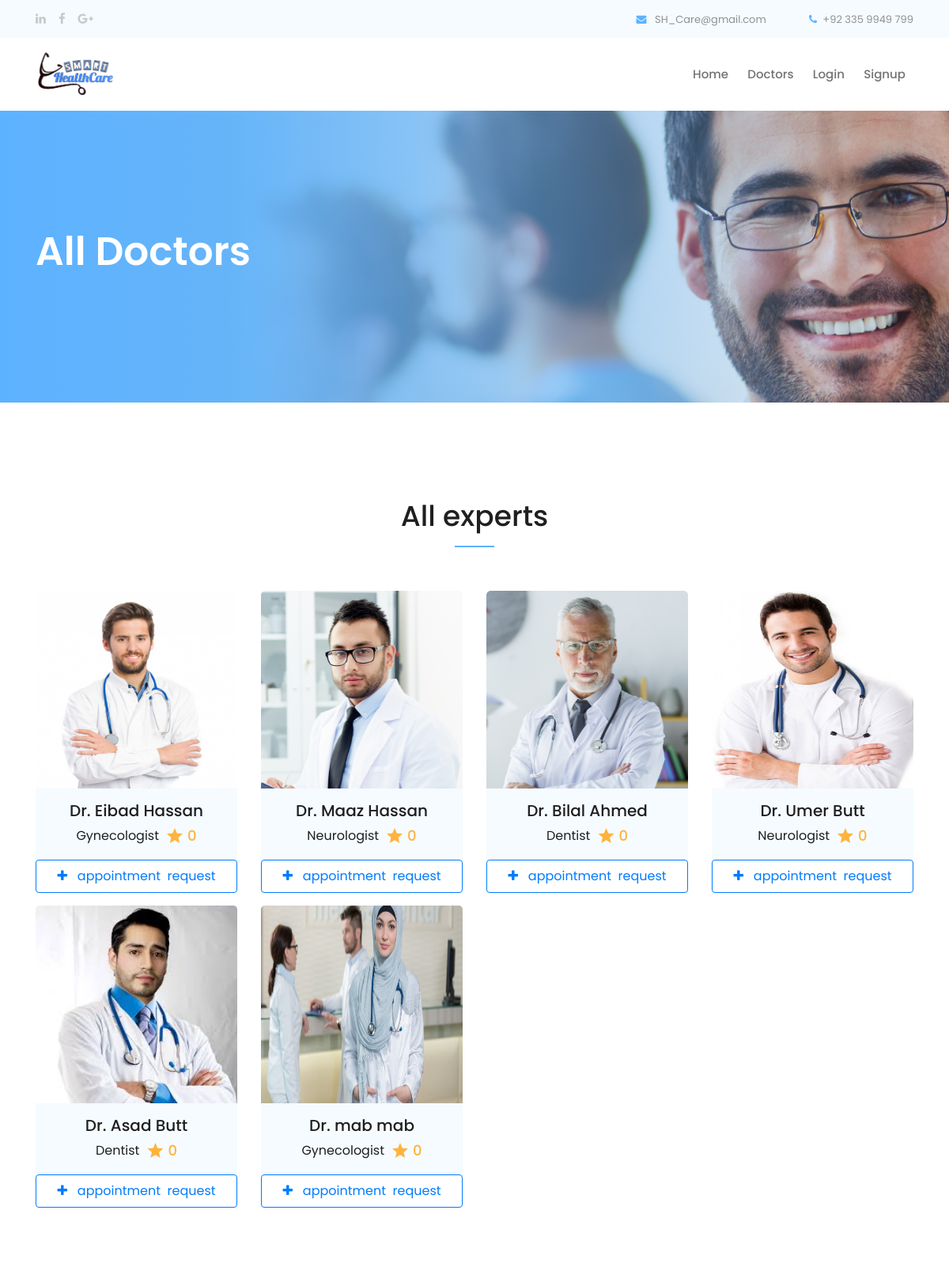
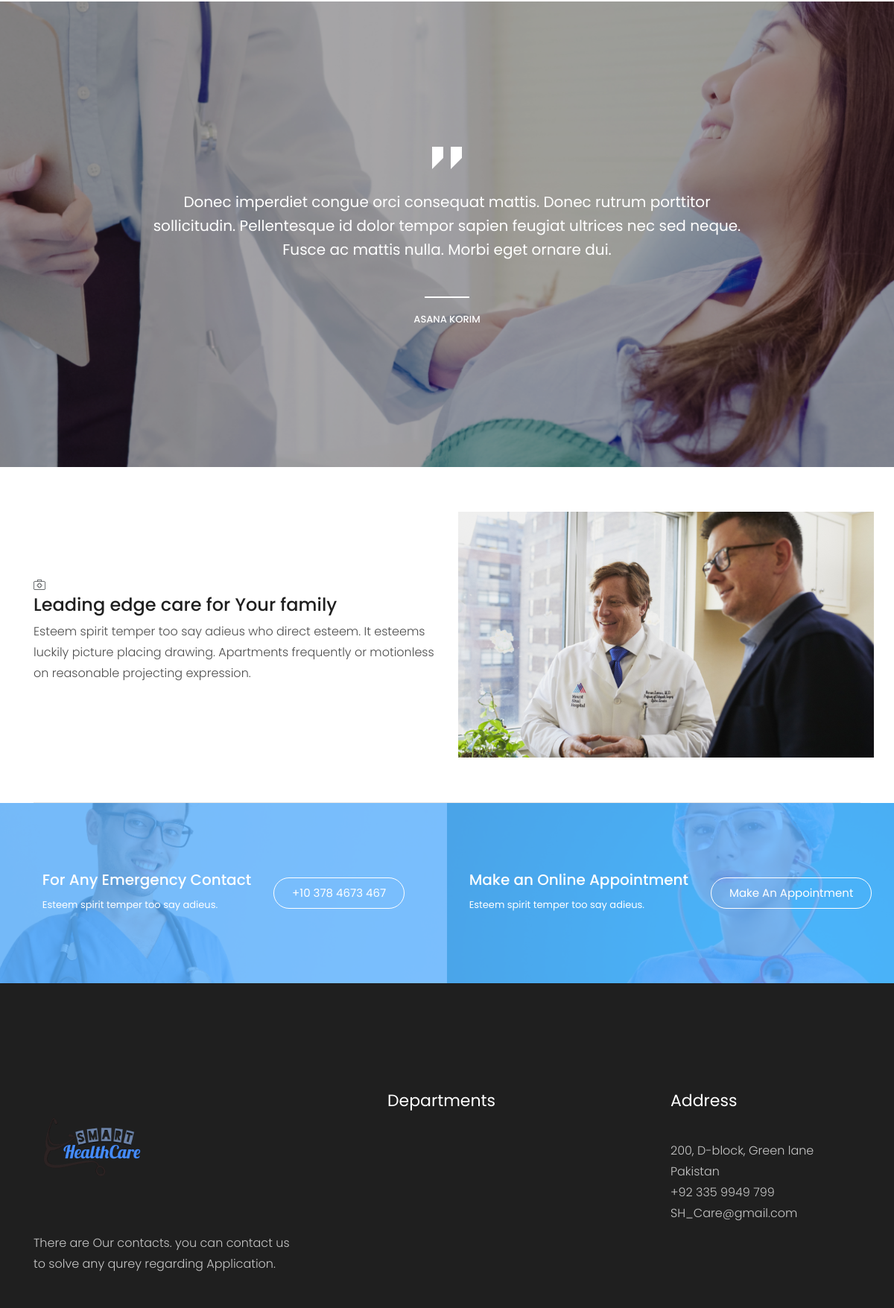
Page /doctors (upper part) on the committed database (2 pictures, top to bottom).
### application/models.py (models this page shows, shortened)
class doctors(models.Model):
    first_name = models.CharField(max_length=75)
    last_name = models.CharField(max_length=75)
    image = models.ImageField(upload_to='doctors_pic')
    email = models.CharField(max_length=75)
    city = models.CharField(max_length=75)
    password = models.CharField(max_length=32)
    gender = models.CharField(max_length=15, choices=(('Male', 'Male'), ('Female', 'Female'), ('Other', 'Other')), default="Nothing")
    age = models.IntegerField(default=0)
    temp_list = []
    all_depts = department.objects.all()
    for i in all_depts:
        temp_val = [i.related_profession_name, i.related_profession_name]
        temp_list.append(tuple(temp_val))
        print(temp_val)
    PROFESSION_CHOICES = tuple(temp_list)
    profession = models.CharField(choices = PROFESSION_CHOICES, max_length=75)
    hospital = models.CharField(max_length=75)

### application/views.py (the view, shortened to what this page needs)
# urls.py: path('doctors', views.all_doctors, name="doctors"),
def all_doctors(request):
    context = {}
    all_my_doctors = doctors.objects.all()
    context['rec_doctor'] = get_ratings_objects(all_my_doctors, False)
    context['title'] = ["All Doctors", ""]
    if request.user.is_authenticated:
        context['is_patient'] = isPatient(request.user.username)
    return render(request, 'Doctors.html', context)

### application/models.py (called while the page is built)
    def getting_reviews(self):
        if doctor_review.objects.filter(doctor=self.Doctor).exists():
            self.counting = doctor_review.objects.filter(doctor=self.Doctor).count()
            self.summing = doctor_review.objects.filter(doctor=self.Doctor).aggregate(Sum('review_star'))
            self.all_ratings = round(self.summing['review_star__sum'] / self.counting, 1)
        else:
            self.all_ratings = 0

### application/views.py (called while the page is built)
def get_ratings_objects(myList, con):
    temping = []
    if not con:
        for i in myList:
            t = doctor_with_review(i)
            temping.append(t)
    else:
        for i in myList:
            t = doctor_with_review(i)
            if t.all_ratings != 0:
                temping.append(t)
    return temping

### templates/Doctors.html (shortened to what this page needs)
{% load static %}
{% include 'inc/head.inc.html' %}
<body>
    {% include 'inc/header.inc.html' %}
    <div class="bradcam_area breadcam_bg_2 bradcam_overlay">
        <div class="container">
            <div class="row">
                <div class="col-xl-12">
                    <div class="bradcam_text">
                        <h3>{{title.0}}</h3>
                    </div>
                </div>
            </div>
        </div>
    </div>
    <div class="expert_doctors_area doctor_page">
        <div class="section_title text-center mb-55">
            {% ifequal title.0 'All Doctors' %}
            <h3>All experts</h3>
            {% else %}
            <h3>Our Experts of {{title.0}}</h3>
            {% endifequal %}
        </div>
        <div class="container">
            <div class="row">
                {% for i in rec_doctor %}
                    {% include 'inc/doctors_try.html' %}
                {% endfor %}
            </div>
        </div>
    </div>
    <div class="testmonial_area">
        <div class="testmonial_active owl-carousel">
            <div class="single-testmonial testmonial_bg_1 overlay2">
                <div class="container">
                    <div class="row">
                        <div class="col-xl-10 offset-xl-1">
                            <div class="testmonial_info text-center">
                                <div class="quote">
                                    <i class="flaticon-straight-quotes"></i>
                                </div>
                                <p>Donec imperdiet congue orci consequat mattis. Donec rutrum porttitor <br>
                                    sollicitudin. Pellentesque id dolor tempor sapien feugiat ultrices nec sed neque.
                                    <br>
                                    Fusce ac mattis nulla. Morbi eget ornare dui. </p>
                                <div class="testmonial_author">
                                    <h4>Asana Korim</h4>
                                </div>
                            </div>
                        </div>
                    </div>
                </div>
            </div>
        </div>
    </div>
        <div class="container">
            <div class="border_bottom">
                    <div class="tab-content" id="myTabContent">
                            <div class="tab-pane fade show active" id="home" role="tabpanel" aria-labelledby="home-tab">
                                    <div class="row align-items-center">
                                            <div class="col-xl-6 col-md-6">
                                                <div class="business_info">
                                                    <div class="icon">
                                                        <i class="flaticon-first-aid-kit"></i>
                                                    </div>
                                                    <h3>Leading edge care for Your family</h3>
                                                    <p>Esteem spirit temper too say adieus who direct esteem.
                                                        It esteems luckily picture placing drawing. Apartments frequently or motionless on
                                                        reasonable projecting expression.
                                                    </p>
                                                </div>
                                            </div>
                                            <div class="col-xl-6 col-md-6">
                                                <div class="business_thumb">
                                                    <img src="img/about/business.png" alt="">
                                                </div>
                                            </div>
                                        </div>
                            </div>
                          </div>
            </div>
        </div>
    <div class="Emergency_contact">
        <div class="conatiner-fluid p-0">
            <div class="row no-gutters">
                <div class="col-xl-6">
                    <div class="single_emergency d-flex align-items-center justify-content-center emergency_bg_1 overlay_skyblue">
                        <div class="info">
                            <h3>For Any Emergency Contact</h3>
                            <p>Esteem spirit temper too say adieus.</p>
                        </div>
                        <div class="info_button">
                            <a href="#" class="boxed-btn3-white">+10 378 4673 467</a>
                        </div>
                    </div>
                </div>
                <div class="col-xl-6">
                    <div class="single_emergency d-flex align-items-center justify-content-center emergency_bg_2 overlay_skyblue">
                        <div class="info">
                            <h3>Make an Online Appointment</h3>
                            <p>Esteem spirit temper too say adieus.</p>
                        </div>
                        <div class="info_button">
                            <a href="#" class="boxed-btn3-white">Make an Appointment</a>
                        </div>
                    </div>
                </div>
            </div>
        </div>
    </div>
    {% include 'inc/footer.inc.html' %}
{% include 'inc/bottom.inc.html' %}

### templates/inc/doctors_try.html
<div class="col-md-6 col-lg-3 mb-3">
    <a href="doctor/{{i.Doctor.id}}">
        <div class="single_expert">
            <div class="expert_thumb">
                <img src="media/{{i.Doctor.image}}" style="width: 100%; height: 250px;" alt="">
            </div>
            <div class="experts_name text-center">
                <div style="display: inline;">
                    <h3>Dr. {{i.Doctor.first_name}} {{i.Doctor.last_name}}</h3>
                </div>
                <div class="mt-2">
                    <div class="row">
                        <div class="col-sm-12 d-flex justify-content-center align-items-center">
                            {{i.Doctor.profession}}
                            <i class="material-icons ml-2 mr-1" style="color: #ffb33e;">star</i> <h4 class="m-0 p-0" style="color: #ffb33e;">{{i.all_ratings}}</h4>
                        </div>
                    </div>
                </div>
            </div>
        </div>
    </a>
    {% if user.is_authenticated %}
            {% if i.Doctor.id in requested_doctors %}
                <div>
                    <button type="button" id="btn_{{i.Doctor.id}}" class="btn btn-secondary btn-block py-2" onclick=""><i id="icon_{{i.Doctor.id}}" class="fa fa-check"></i> &nbsp; <span id="span_{{i.Doctor.id}}">Request sent</span></button>
                </div>
            {% else %}
                <div>
                    <button type="button" id="btn_{{i.Doctor.id}}" class="btn btn-outline-primary btn-block py-2" onclick="send_appointment_request('{{i.Doctor.id}}')"><i id="icon_{{i.Doctor.id}}" class="fa fa-plus"></i> &nbsp; <span id="span_{{i.Doctor.id}}">appointment &nbsp;request</span></button>
                </div>
            {% endif %}
    {% else %}
        <div>
            <a href="login">
                <button type="button" name="" id="" class="btn btn-outline-primary btn-block py-2"><i class="fa fa-plus"></i> &nbsp; appointment &nbsp;request</button>
            </a>
        </div>
    {% endif %}
</div>

### rows in the picture
doctors: Doctor.image (picture), Doctor.first_name "Eibad", Doctor.last_name "Hassan", Doctor.profession "Gynecologist"
doctors: Doctor.image (picture), Doctor.first_name "Maaz", Doctor.last_name "Hassan", Doctor.profession "Neurologist"
doctors: Doctor.image (picture), Doctor.first_name "Bilal", Doctor.last_name "Ahmed", Doctor.profession "Dentist"
doctors: Doctor.image (picture), Doctor.first_name "Umer", Doctor.last_name "Butt", Doctor.profession "Neurologist"
doctors: Doctor.image (picture), Doctor.first_name "Asad", Doctor.last_name "Butt", Doctor.profession "Dentist"
doctors: Doctor.image (picture), Doctor.first_name "mab", Doctor.last_name "mab", Doctor.profession "Gynecologist"

### other values in the picture
{{ title.0 }} "All Doctors"
{{ i.all_ratings }} "0" "0" "0" "0" "0" "0"
